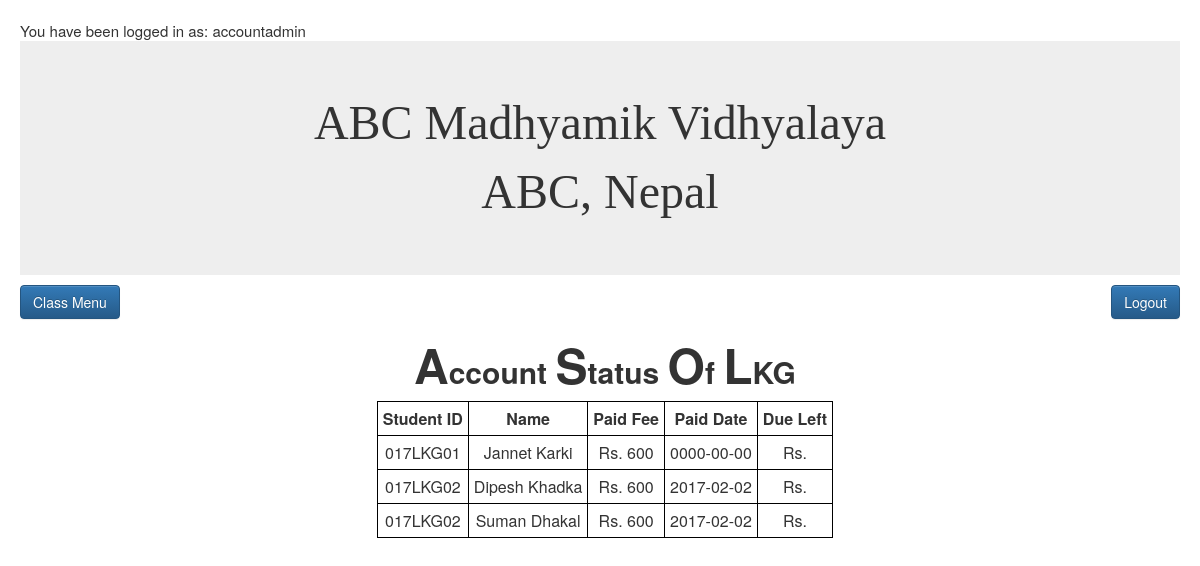
Page /acclkg.php (signed in) on the committed database.
### tables this page shows
CREATE TABLE `payment_status` (
  `student_id` varchar(15) NOT NULL,
  `paid` int(11) NOT NULL,
  `paid_date` date NOT NULL,
  `dueleft` int(11) DEFAULT NULL
);

CREATE TABLE `studentinfo` (
  `student_id` varchar(15) NOT NULL,
  `fname` varchar(30) NOT NULL,
  `mname` varchar(30) DEFAULT NULL,
  `lname` varchar(30) NOT NULL,
  `gender` enum('M','F') NOT NULL,
  `dobad` date NOT NULL,
  `dobbs` date NOT NULL,
  `doa` date NOT NULL,
  `email` varchar(30) NOT NULL,
  `adgrade` varchar(15) NOT NULL,
  `rollno` int(11) NOT NULL,
  `address_temp_street` varchar(30) DEFAULT NULL,
  `address_temp_ward` int(11) DEFAULT NULL,
  `address_temp_vdcmun` varchar(30) DEFAULT NULL,
  `address_temp_district` varchar(20) DEFAULT NULL,
  `address_temp_zone` varchar(20) DEFAULT NULL,
  `address_temp_country` varchar(20) DEFAULT NULL,
  `address_per_street` varchar(20) NOT NULL,
  `address_per_ward` int(11) NOT NULL,
  `address_per_vdcmun` varchar(20) NOT NULL,
  `address_per_district` varchar(20) NOT NULL,
  `address_per_zone` varchar(20) NOT NULL,
  `address_per_country` varchar(20) NOT NULL
);

### acclkg.php (the view, shortened to what this page needs)
<?php
include_once('control.php');
?>
<html>
<head>
<link rel="stylesheet" href="bootstrap-3.3.7-dist/css/bootstrap.min.css"/>
<link rel="stylesheet" href="bootstrap-3.3.7-dist/css/bootstrap-theme.min.css">
<link id="theme-style" rel="stylesheet" href="css/style.css">
</head>
<body>
<div class="jumbotron"><center><font face="Analecta" size="13">ABC Madhyamik Vidhyalaya</font><br><font face="Analecta" size="10">ABC, Nepal</font></center></div>
<a href="accountview.php" class="btn btn-primary" role="button" target="_top">Class Menu</a>
<a href="logout.php" class="btn btn-primary pull-right" role="button"  target="_top">Logout</a>
<div class="container">
<h2 style="text-align: center;"><font size="16">A</font>ccount <font size="16">S</font>tatus <font size="16">O</font>f <font size="16">L</font>KG</h2>
<?php
$qry="SELECT * FROM studentinfo INNER JOIN payment_status ON studentinfo.student_id = payment_status.student_id WHERE studentinfo.adgrade='LKG' ";
$result = mysqli_query($db,$qry);
if ($result->num_rows> 0) {
         echo "<center><table><tr><th>Student ID</th><th>Name</th><th>Paid Fee</th><th>Paid Date</th><th>Due Left</th></tr>";
     while($row =  $result->fetch_assoc()) {
         echo "<tr><td>". $row["student_id"]. "</td><td>" .$row["fname"]. " " . $row["mname"]. " " . $row["lname"] . "</td><td>"."Rs. ".$row["paid"]. "</td><td>".$row["paid_date"]. "</td><td>"."Rs. ".$row["dueleft"]."</td></tr>";
     }
        echo "</table></center>";
} else {
     echo "0 results";
}
?>

### css/style.css (style rules this page uses)
html, body { position: relative; height: 100%; font-size: 15px; padding: 10px; -webkit-font-smoothing: antialiased; -moz-osx-font-smoothing: grayscale; }
h1,h2,h3,h4,h5,h6 { font-weight: 700; }
a { color: #CB4335; -webkit-transition: all 0.4s ease-in-out; -moz-transition: all 0.4s ease-in-out; -ms-transition: all 0.4s ease-in-out; -o-transition: all 0.4s ease-in-out; }
.jumbotron { margin-bottom: 10px; }

### acclkg.php (style rules this page uses)
table, th, td { border: 1px solid black; text-align: center; padding: 5px; }

### rows in the picture
payment_status: student_id "017LKG01", studentinfo.fname "Jannet", studentinfo.lname "Karki", paid "600", paid_date "0000-00-00"
payment_status: student_id "017LKG02", studentinfo.fname "Dipesh", studentinfo.lname "Khadka", paid "600", paid_date "2017-02-02", studentinfo.fname "Suman", studentinfo.lname "Dhakal"

### other values in the picture
$_SESSION["CurrentUser"] "accountadmin"
